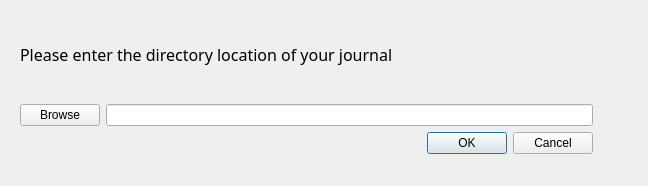
<?xml version="1.0" encoding="UTF-8"?>
<ui version="4.0">
 <class>Dialog</class>
 <widget class="QDialog" name="Dialog">
  <property name="geometry">
   <rect>
    <x>0</x>
    <y>0</y>
    <width>648</width>
    <height>186</height>
   </rect>
  </property>
  <property name="windowTitle">
   <string>Dialog</string>
  </property>
  <property name="windowIcon">
   <iconset>
    <normaloff>../../images/ZSLogo.png</normaloff>../../images/ZSLogo.png</iconset>
  </property>
  <widget class="QWidget" name="">
   <property name="geometry">
    <rect>
     <x>20</x>
     <y>30</y>
     <width>573</width>
     <height>124</height>
    </rect>
   </property>
   <layout class="QVBoxLayout" name="verticalLayout">
    <item>
     <widget class="QLabel" name="label">
      <property name="font">
       <font>
        <family>Arial Rounded MT Bold</family>
        <pointsize>12</pointsize>
       </font>
      </property>
      <property name="text">
       <string>Please enter the directory location of your journal</string>
      </property>
     </widget>
    </item>
    <item>
     <spacer name="horizontalSpacer">
      <property name="orientation">
       <enum>Qt::Horizontal</enum>
      </property>
      <property name="sizeHint" stdset="0">
       <size>
        <width>40</width>
        <height>20</height>
       </size>
      </property>
     </spacer>
    </item>
    <item>
     <layout class="QHBoxLayout" name="horizontalLayout">
      <item>
       <widget class="QPushButton" name="browseBtn">
        <property name="text">
         <string>Browse</string>
        </property>
       </widget>
      </item>
      <item>
       <widget class="QLineEdit" name="journalEdit"/>
      </item>
     </layout>
    </item>
    <item>
     <widget class="QDialogButtonBox" name="buttonBox">
      <property name="orientation">
       <enum>Qt::Horizontal</enum>
      </property>
      <property name="standardButtons">
       <set>QDialogButtonBox::Cancel|QDialogButtonBox::Ok</set>
      </property>
     </widget>
    </item>
   </layout>
  </widget>
 </widget>
 <resources/>
 <connections>
  <connection>
   <sender>buttonBox</sender>
   <signal>accepted()</signal>
   <receiver>Dialog</receiver>
   <slot>accept()</slot>
   <hints>
    <hint type="sourcelabel">
     <x>248</x>
     <y>254</y>
    </hint>
    <hint type="destinationlabel">
     <x>157</x>
     <y>274</y>
    </hint>
   </hints>
  </connection>
  <connection>
   <sender>buttonBox</sender>
   <signal>rejected()</signal>
   <receiver>Dialog</receiver>
   <slot>reject()</slot>
   <hints>
    <hint type="sourcelabel">
     <x>316</x>
     <y>260</y>
    </hint>
    <hint type="destinationlabel">
     <x>286</x>
     <y>274</y>
    </hint>
   </hints>
  </connection>
 </connections>
</ui>
